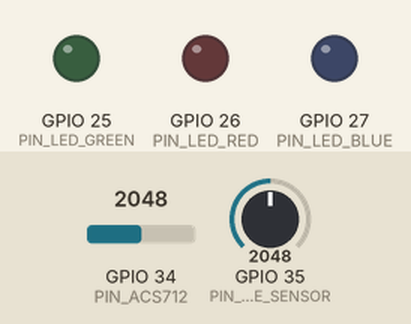
The program below on a simulated ESP32. On the bench: output pins drawn as LEDs (lit = HIGH). The inputs (shaded band) are chosen by the test bench; at power-on: GPIO 35 (PIN_VOLTAGE_SENSOR) = 2048, GPIO 34 (PIN_ACS712) = 2048 (analog values on the 0–4095 scale). WiFi joins after 1.5 s; servers stay silent unless stated; uploads are accepted with an empty reply; the local clock reads 2024-03-15 10:24:30 at power-on unless the program sets it; what the program prints to the serial monitor is not drawn.

Above: at 0.1 s.
At 2.7 s:
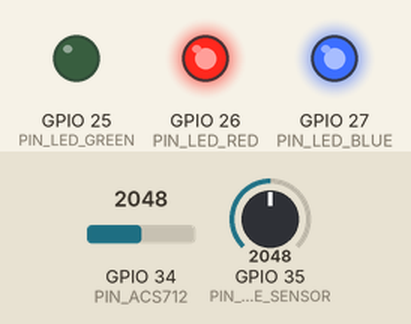
2.8 s: GPIO 35 (PIN_VOLTAGE_SENSOR) set to 263
5.8 s: GPIO 35 (PIN_VOLTAGE_SENSOR) set to 228
7.3 s: GPIO 35 (PIN_VOLTAGE_SENSOR) set to 340
At 8.1 s:
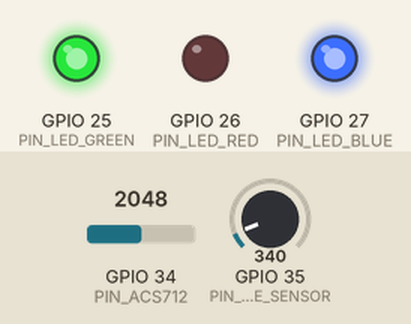
Timing chart, 0 to 10.3 s (numbered marks = the images above; inputs shaded):
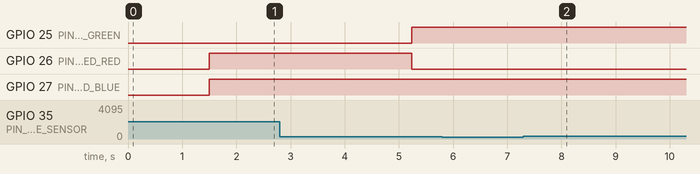

Measured:
- after the input at 5.8 s, every drawn part: stays the same
- after the input at 7.3 s, GPIO 25 (PIN_LED_GREEN): stays HIGH (without the input it goes to LOW after 2.9 s); GPIO 26 (PIN_LED_RED): stays LOW (without the input it goes to HIGH after 2.9 s)

The program:

main.cpp
```cpp
#include <Arduino.h>
#include <WiFi.h>
#include <WiFiClientSecure.h>
#include <HTTPClient.h>
#include <time.h>

const char* DEVICE_ID    = "P001";
const char* DEVICE_TYPE  = "pole";
const char* DEVICE_TOKEN = "token123";

const char* WIFI_SSID     = "X7";
const char* WIFI_PASSWORD = "12345678";
const char* SERVER_HOST   = "5000-kode-ws-387f0e0c7.hebbale.academy";
const bool  SERVER_USE_TLS = true;

const int PIN_ACS712          = 34;
const int PIN_VOLTAGE_SENSOR  = 35;
const int PIN_LED_GREEN       = 25;
const int PIN_LED_RED         = 26;
const int PIN_LED_BLUE        = 27;

const float VOLTAGE_SENSOR_RATIO = 5.0;
const float NO_VOLTAGE_THRESHOLD_V = 1.0;

const float ACS712_MV_PER_AMP = 100.0;
const float ACS712_MIDPOINT_MV = 2500.0;

const unsigned long SEND_INTERVAL_MS = 5000;
unsigned long lastSend = 0;
unsigned long lastBlueToggle = 0;
bool blueLedState = false;
bool lastKnownOn = false;
bool timeSynced = false;

void connectWiFi() {
  WiFi.mode(WIFI_STA);
  WiFi.begin(WIFI_SSID, WIFI_PASSWORD);
  Serial.print("Connecting to WiFi");
  int attempts = 0;
  while (WiFi.status() != WL_CONNECTED && attempts < 40) {
    delay(300);
    Serial.print(".");
    attempts++;
  }
  if (WiFi.status() == WL_CONNECTED) {
    Serial.println("\nWiFi connected. IP: " + WiFi.localIP().toString());
  } else {
    Serial.println("\nWiFi connect failed, will keep retrying in loop().");
  }
}

void syncTimeFromNTP() {
  configTime(0, 0, "pool.ntp.org", "time.nist.gov");
  Serial.print("Syncing time from NTP");
  time_t now = time(nullptr);
  int attempts = 0;
  while (now < 8 * 3600 * 2 && attempts < 15) {
    delay(300);
    Serial.print(".");
    now = time(nullptr);
    attempts++;
  }
  timeSynced = now >= 8 * 3600 * 2;
  Serial.println(timeSynced ? " done." : " skipped (no internet) — using device uptime instead.");
}

String isoTimestampNow() {
  if (timeSynced) {
    time_t now = time(nullptr);
    struct tm timeinfo;
    gmtime_r(&now, &timeinfo);
    char buf[25];
    strftime(buf, sizeof(buf), "%Y-%m-%dT%H:%M:%SZ", &timeinfo);
    return String(buf);
  }
  return "1970-01-01T00:00:" + String(millis() / 1000) + "Z";
}

float readAveragedMv(int pin, int samples = 64) {
  long sum = 0;
  for (int i = 0; i < samples; i++) {
    sum += analogReadMilliVolts(pin);
    delayMicroseconds(200);
  }
  return sum / (float)samples;
}

void updateLeds(bool isOn, bool wifiConnected) {
  digitalWrite(PIN_LED_GREEN, isOn ? HIGH : LOW);
  digitalWrite(PIN_LED_RED, isOn ? LOW : HIGH);

  if (wifiConnected) {
    digitalWrite(PIN_LED_BLUE, HIGH);
  } else if (millis() - lastBlueToggle > 300) {
    blueLedState = !blueLedState;
    digitalWrite(PIN_LED_BLUE, blueLedState ? HIGH : LOW);
    lastBlueToggle = millis();
  }
}

void sendTelemetry(const char* status, float lineVoltage, float currentAmps) {
  if (WiFi.status() != WL_CONNECTED) {
    Serial.println("WiFi dropped, reconnecting...");
    connectWiFi();
    if (WiFi.status() != WL_CONNECTED) return;
  }

  HTTPClient http;
  String url = String(SERVER_USE_TLS ? "https://" : "http://") + SERVER_HOST + "/api/telemetry";

  WiFiClientSecure secureClient;
  if (SERVER_USE_TLS) {
    secureClient.setInsecure(); // no root CA pinned - accepts any cert
    http.begin(secureClient, url);
  } else {
    http.begin(url);
  }
  http.addHeader("Content-Type", "application/json");
  http.addHeader("X-Device-ID", DEVICE_ID);
  http.addHeader("X-Device-Token", DEVICE_TOKEN);

  String payload = String("{") +
    "\"device_id\":\"" + DEVICE_ID + "\"," +
    "\"type\":\"" + DEVICE_TYPE + "\"," +
    "\"status\":\"" + status + "\"," +
    "\"voltage\":" + String(lineVoltage, 2) + "," +
    "\"current_amps\":" + String(currentAmps, 3) + "," +
    "\"timestamp\":\"" + isoTimestampNow() + "\"" +
  "}";

  int code = http.POST(payload);
  Serial.printf("  -> HTTP %d\n", code);
  if (code > 0 && code != 200) {
    Serial.println(http.getString());
  }
  http.end();
}

void setup() {
  Serial.begin(115200);
  pinMode(PIN_LED_GREEN, OUTPUT);
  pinMode(PIN_LED_RED, OUTPUT);
  pinMode(PIN_LED_BLUE, OUTPUT);

  analogReadResolution(12);
  analogSetPinAttenuation(PIN_ACS712, ADC_11db);
  analogSetPinAttenuation(PIN_VOLTAGE_SENSOR, ADC_11db);

  connectWiFi();
  syncTimeFromNTP();
}

void loop() {
  bool wifiConnected = WiFi.status() == WL_CONNECTED;

  if (millis() - lastSend >= SEND_INTERVAL_MS) {
    lastSend = millis();

    float sensorMv = readAveragedMv(PIN_VOLTAGE_SENSOR);
    float lineVoltage = (sensorMv / 1000.0) * VOLTAGE_SENSOR_RATIO;
    lastKnownOn = lineVoltage > NO_VOLTAGE_THRESHOLD_V;

    float acsMv = readAveragedMv(PIN_ACS712);
    float currentAmps = fabs(acsMv - ACS712_MIDPOINT_MV) / ACS712_MV_PER_AMP;

    Serial.printf("[%s] %s  current=%.3fA (raw %.1fmV)  voltage=%.2fV (raw %.1fmV)",
                  DEVICE_ID, lastKnownOn ? "ON" : "OFF", currentAmps, acsMv, lineVoltage, sensorMv);

    sendTelemetry(lastKnownOn ? "ON" : "OFF", lineVoltage, currentAmps);
  }

  updateLeds(lastKnownOn, wifiConnected);
}
```
